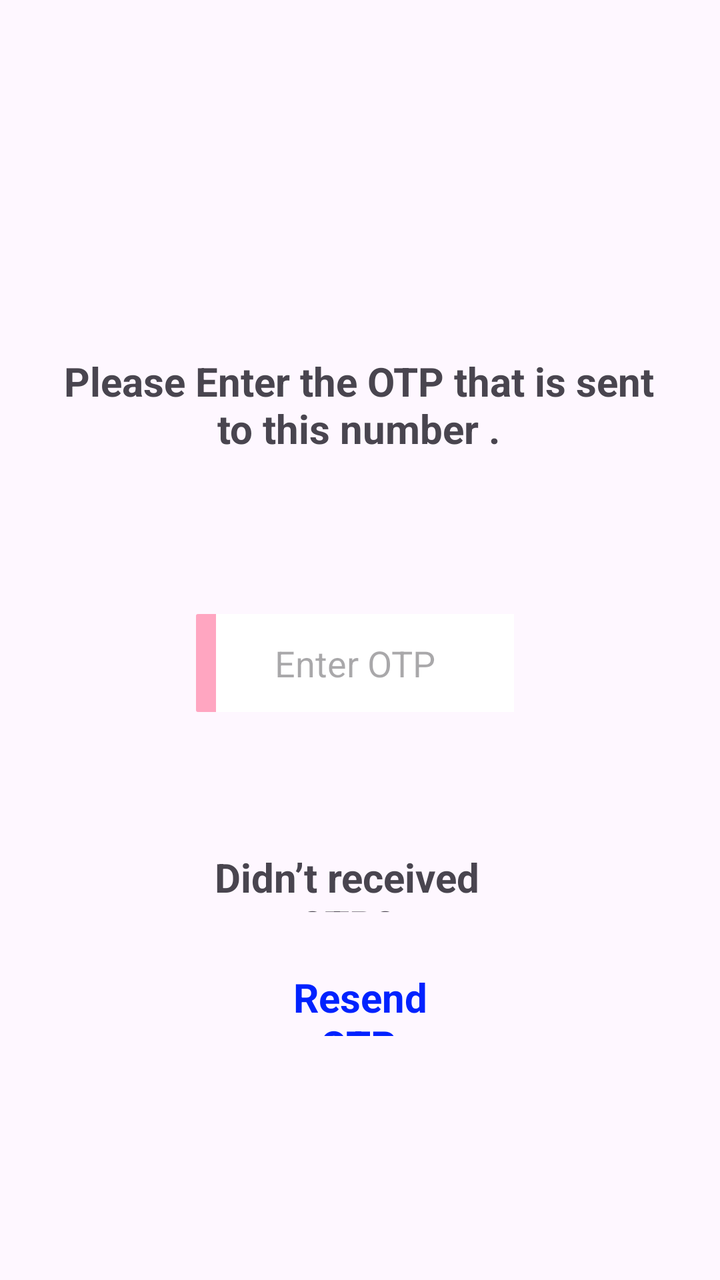
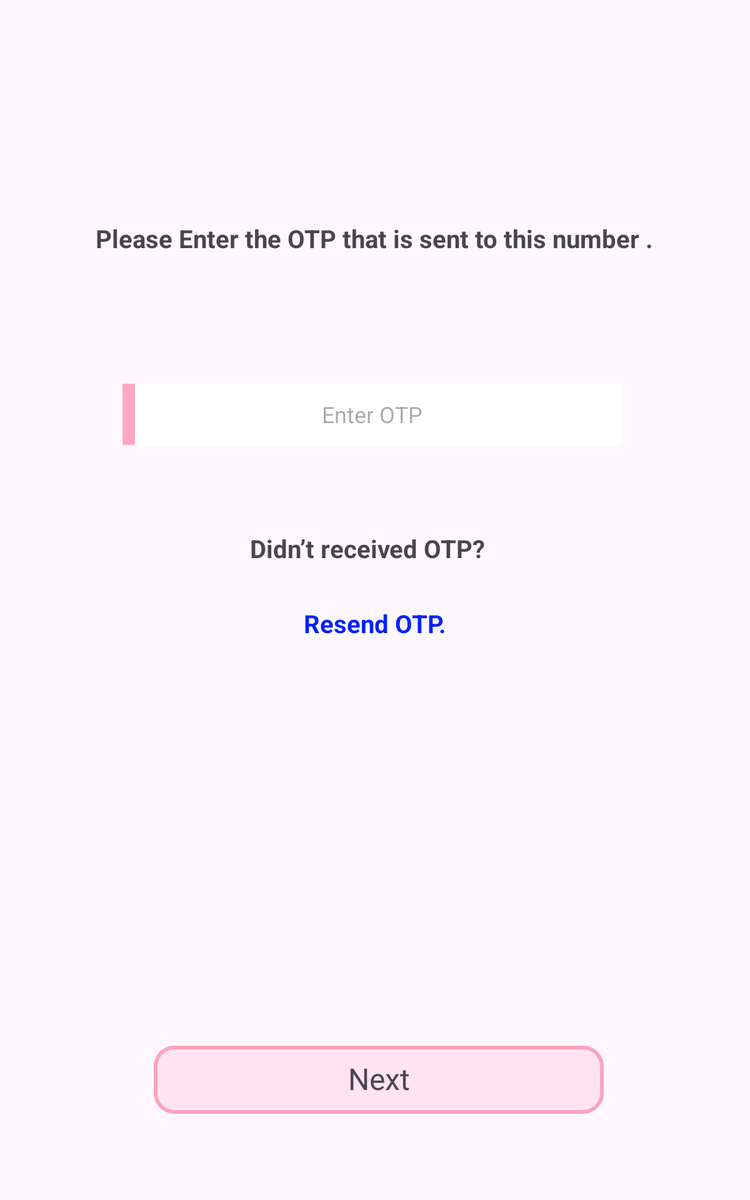

First picture: res/layout/ on a phone held upright. Second picture: the repository's own variant of that layout, on a device whose configuration matches the variant's folder. Source for both follows.
<!-- AndroidManifest.xml: application theme Theme.Ryca -->
<!-- res/layout/activity_edit_otp_verify.xml -->
<?xml version="1.0" encoding="utf-8"?>
<FrameLayout xmlns:android="http://schemas.android.com/apk/res/android"
    xmlns:app="http://schemas.android.com/apk/res-auto"
    xmlns:tools="http://schemas.android.com/tools"
    android:layout_width="match_parent"
    android:layout_height="match_parent"
    tools:context= ".MenuCodes.EditOtpVerify">

    <RelativeLayout
        android:layout_width="match_parent"
        android:layout_height="match_parent">

        <TextView
            android:id="@+id/textView8"
            android:layout_width="358dp"
            android:layout_height="54dp"
            android:layout_alignParentStart="true"
            android:layout_alignParentTop="true"
            android:layout_alignParentEnd="true"
            android:layout_marginStart="26dp"
            android:layout_marginTop="177dp"
            android:layout_marginEnd="27dp"
            android:text="Please Enter the OTP that is sent to this number ."
            android:textSize="20dp"
            android:textStyle="bold"
            app:layout_constraintEnd_toEndOf="parent"
            app:layout_constraintHorizontal_bias="0.49"
            app:layout_constraintStart_toStartOf="parent"
            app:layout_constraintTop_toTopOf="parent"
            android:textAlignment="center"/>

        <TextView
            android:id="@+id/textView12"
            android:layout_width="196dp"
            android:layout_height="31dp"
            android:layout_alignParentStart="true"
            android:layout_alignParentTop="true"
            android:layout_alignParentEnd="true"
            android:layout_marginStart="101dp"
            android:layout_marginTop="425dp"
            android:layout_marginEnd="114dp"
            android:text="Didn’t received OTP?"
            android:textSize="20dp"
            android:textStyle="bold"
            app:layout_constraintEnd_toEndOf="parent"
            app:layout_constraintStart_toStartOf="parent"
            app:layout_constraintTop_toBottomOf="@+id/updateotpverify"
            android:textAlignment="center"/>

        <TextView
            android:id="@+id/updateresendotp"
            android:layout_width="129dp"
            android:layout_height="33dp"
            android:layout_below="@+id/textView12"
            android:layout_alignParentStart="true"
            android:layout_alignParentEnd="true"
            android:layout_marginStart="141dp"
            android:layout_marginTop="29dp"
            android:layout_marginEnd="141dp"
            android:text="Resend OTP."
            android:textColor="#0022FF"
            android:textSize="20dp"
            android:textStyle="bold"
            app:layout_constraintBottom_toBottomOf="parent"
            app:layout_constraintEnd_toEndOf="parent"
            app:layout_constraintStart_toStartOf="parent"
            app:layout_constraintTop_toBottomOf="@+id/textView12"
            app:layout_constraintVertical_bias="0.004"
            android:textAlignment="center"/>

        <EditText
            android:id="@+id/updateotpverify"
            android:layout_width="210dp"
            android:layout_height="49dp"
            android:layout_alignParentStart="true"
            android:layout_alignParentTop="true"
            android:layout_alignParentEnd="true"
            android:layout_marginStart="98dp"
            android:layout_marginTop="307dp"
            android:layout_marginEnd="103dp"
            android:background="@drawable/button_background"
            android:ems="10"
            android:hint="Enter OTP"
            android:inputType="number"
            android:maxLength="6"
            android:textAlignment="center"
            app:layout_constraintEnd_toEndOf="parent"
            app:layout_constraintStart_toStartOf="parent"
            app:layout_constraintTop_toBottomOf="@+id/textView8" />

        <ImageView
            android:id="@+id/updatebuttonVerifyOtp"
            android:layout_width="171dp"
            android:layout_height="58dp"
            android:layout_alignParentStart="true"
            android:layout_alignParentTop="true"
            android:layout_alignParentEnd="true"
            android:layout_marginStart="116dp"
            android:layout_marginTop="780dp"
            android:layout_marginEnd="124dp"
            app:layout_constraintBottom_toBottomOf="parent"
            app:layout_constraintEnd_toEndOf="parent"
            app:layout_constraintStart_toStartOf="parent"
            app:layout_constraintTop_toBottomOf="@+id/updateresendotp"
            app:srcCompat="@drawable/next"
            android:textAlignment="center"/>

    </RelativeLayout>
</FrameLayout>
<!-- resources referenced by this layout -->
<resources>
  <!-- drawable button_background (drawable) -->
  <layer-list xmlns:android="http://schemas.android.com/apk/res/android">
  
      
      <item>
          <shape android:shape="rectangle">
              <corners android:radius="1dp"/>
              <solid android:color="#FFA6C1"/>
          </shape>
      </item>
  
      
      <item android:left="10dp" >
          <shape android:shape="rectangle">
              <solid android:color="#FFFFFF"/>
          </shape>
      </item>
  
  </layer-list>
  <!-- drawable next: png bitmap (drawable, 17033 bytes) -->
  <style name="Theme.Ryca" parent="Base.Theme.Ryca" />
  <style name="Base.Theme.Ryca" parent="Theme.Material3.DayNight.NoActionBar">
          
          
          <item name="android:statusBarColor">#FFFFFF</item>
          <item name="android:windowLightStatusBar">true</item>
  
      </style>
</resources>
<!-- res/layout-large/activity_edit_otp_verify.xml (the repository's variant of the layout above) -->
<!-- drawn on a 7-inch tablet held upright -->
<?xml version="1.0" encoding="utf-8"?>
<FrameLayout xmlns:android="http://schemas.android.com/apk/res/android"
    xmlns:app="http://schemas.android.com/apk/res-auto"
    xmlns:tools="http://schemas.android.com/tools"
    android:layout_width="match_parent"
    android:layout_height="match_parent"
    tools:context= ".MenuCodes.EditOtpVerify">

    <RelativeLayout
        android:layout_width="match_parent"
        android:layout_height="match_parent">

        <TextView
            android:id="@+id/textView8"
            android:layout_width="358dp"
            android:layout_height="54dp"
            android:layout_alignParentStart="true"
            android:layout_alignParentTop="true"
            android:layout_alignParentEnd="true"
            android:layout_marginStart="26dp"
            android:layout_marginTop="177dp"
            android:layout_marginEnd="27dp"
            android:text="Please Enter the OTP that is sent to this number ."
            android:textSize="20dp"
            android:textStyle="bold"
            app:layout_constraintEnd_toEndOf="parent"
            app:layout_constraintHorizontal_bias="0.49"
            app:layout_constraintStart_toStartOf="parent"
            app:layout_constraintTop_toTopOf="parent"
            android:textAlignment="center"/>

        <TextView
            android:id="@+id/textView12"
            android:layout_width="196dp"
            android:layout_height="31dp"
            android:layout_alignParentStart="true"
            android:layout_alignParentTop="true"
            android:layout_alignParentEnd="true"
            android:layout_marginStart="101dp"
            android:layout_marginTop="425dp"
            android:layout_marginEnd="114dp"
            android:text="Didn’t received OTP?"
            android:textSize="20dp"
            android:textStyle="bold"
            app:layout_constraintEnd_toEndOf="parent"
            app:layout_constraintStart_toStartOf="parent"
            app:layout_constraintTop_toBottomOf="@+id/updateotpverify"
            android:textAlignment="center"/>

        <TextView
            android:id="@+id/updateresendotp"
            android:layout_width="129dp"
            android:layout_height="33dp"
            android:layout_below="@+id/textView12"
            android:layout_alignParentStart="true"
            android:layout_alignParentEnd="true"
            android:layout_marginStart="141dp"
            android:layout_marginTop="29dp"
            android:layout_marginEnd="141dp"
            android:text="Resend OTP."
            android:textColor="#0022FF"
            android:textSize="20dp"
            android:textStyle="bold"
            app:layout_constraintBottom_toBottomOf="parent"
            app:layout_constraintEnd_toEndOf="parent"
            app:layout_constraintStart_toStartOf="parent"
            app:layout_constraintTop_toBottomOf="@+id/textView12"
            app:layout_constraintVertical_bias="0.004"
            android:textAlignment="center"/>

        <EditText
            android:id="@+id/updateotpverify"
            android:layout_width="210dp"
            android:layout_height="49dp"
            android:layout_alignParentStart="true"
            android:layout_alignParentTop="true"
            android:layout_alignParentEnd="true"
            android:layout_marginStart="98dp"
            android:layout_marginTop="307dp"
            android:layout_marginEnd="103dp"
            android:background="@drawable/button_background"
            android:ems="10"
            android:hint="Enter OTP"
            android:inputType="number"
            android:maxLength="6"
            android:textAlignment="center"
            app:layout_constraintEnd_toEndOf="parent"
            app:layout_constraintStart_toStartOf="parent"
            app:layout_constraintTop_toBottomOf="@+id/textView8" />

        <TextView
            android:id="@+id/updatebuttonVerifyOtp"
            android:layout_width="wrap_content"
            android:layout_height="wrap_content"
            android:layout_alignParentStart="true"
            android:layout_alignParentEnd="true"
            android:layout_alignParentBottom="true"
            android:layout_marginStart="123dp"

            android:layout_marginEnd="117dp"
            android:layout_marginBottom="69dp"
            android:background="@drawable/background_button"
            android:paddingLeft="35dp"
            android:paddingTop="10dp"
            android:paddingRight="35dp"
            android:paddingBottom="12dp"
            android:text="Next"
            android:textAlignment="center"
            android:textSize="24dp"
            app:layout_constraintBottom_toBottomOf="parent"
            app:layout_constraintEnd_toEndOf="parent"
            app:layout_constraintStart_toStartOf="parent"
            app:layout_constraintTop_toBottomOf="@+id/updateresendotp" />

    </RelativeLayout>
</FrameLayout>
<!-- resources referenced by the variant -->
<!-- as a 7-inch tablet held upright resolves them -->
<resources>
  <!-- drawable background_button (drawable) -->
  <?xml version="1.0" encoding="utf-8"?>
  <layer-list xmlns:android="http://schemas.android.com/apk/res/android">
      
      <item>
          <shape android:shape="rectangle">
              <solid android:color="#00FFA6C1" />
              <corners android:radius="30px" /> 
              <stroke
                  android:width="3dp"
                  android:color="#FBA1BD" /> 
          </shape>
      </item>
      
      <item android:left="10dp" android:top="10dp" android:right="10dp" android:bottom="10dp">
          <shape android:shape="rectangle">
              <solid android:color="@android:color/transparent" />
              <corners android:radius="50px" /> 
          </shape>
      </item>
  
      <item android:top="1dp" android:bottom="1dp">
          <shape android:shape="rectangle">
              <solid android:color="#40FFA6C1" />
              <corners android:radius="30px" /> 
          </shape>
      </item>
  </layer-list>
  <!-- drawable button_background (drawable) -->
  <layer-list xmlns:android="http://schemas.android.com/apk/res/android">
  
      
      <item>
          <shape android:shape="rectangle">
              <corners android:radius="1dp"/>
              <solid android:color="#FFA6C1"/>
          </shape>
      </item>
  
      
      <item android:left="10dp" >
          <shape android:shape="rectangle">
              <solid android:color="#FFFFFF"/>
          </shape>
      </item>
  
  </layer-list>
  <style name="Theme.Ryca" parent="Base.Theme.Ryca" />
  <style name="Base.Theme.Ryca" parent="Theme.Material3.DayNight.NoActionBar">
          
          
          <item name="android:statusBarColor">#FFFFFF</item>
          <item name="android:windowLightStatusBar">true</item>
  
      </style>
</resources>
